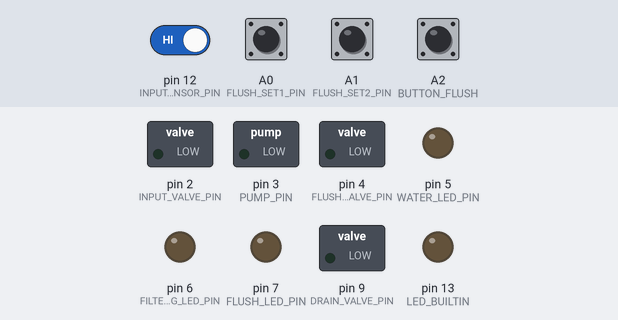
A sketch run on a simulated Arduino Uno, built with avr-gcc and run on an emulated ATmega328P. On the bench: switched loads named in the sketch (green lamp = pin HIGH), output pins drawn as LEDs (lit = HIGH). Dashed ring = blinking. Inputs (shaded band) come from the test bench; at power-on: A0 (FLUSH_SET1_PIN), A1 (FLUSH_SET2_PIN), A2 (BUTTON_FLUSH), pin 12 (INPUT_PRESSURE_SENSOR_PIN) HIGH.

Above: at 3.7 s.
3.8 s: pin 12 (INPUT_PRESSURE_SENSOR_PIN) driven LOW
At 4.9 s:
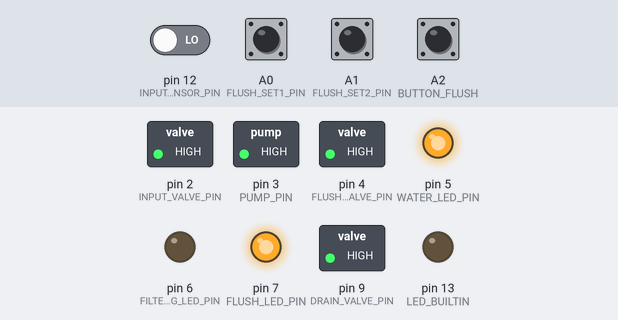
5.3 s: pin 12 (INPUT_PRESSURE_SENSOR_PIN) driven HIGH
At 6.0 s:
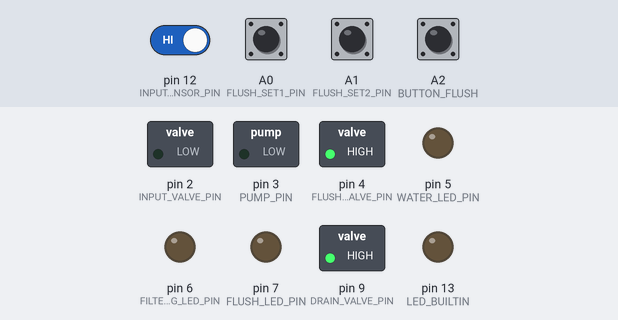
At 9.1 s:
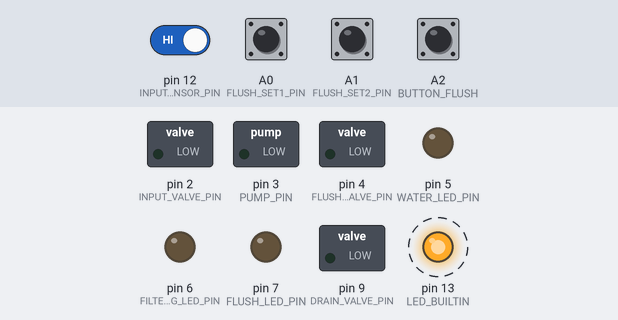
Timing chart, 0 to 14.3 s (numbered marks = the images above; inputs shaded):
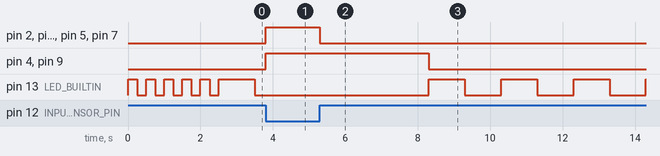

Measured:
- after the input at 3.8 s, pin 2 (INPUT_VALVE_PIN), pin 3 (PUMP_PIN), pin 4 (FLUSH_VALVE_PIN), pin 5 (WATER_LED_PIN), pin 7 (FLUSH_LED_PIN), pin 9 (DRAIN_VALVE_PIN): LOW → HIGH at once; pin 13 (LED_BUILTIN): stays LOW (without the input it goes to HIGH after 0.70 s)
- after the input at 5.3 s, pin 2 (INPUT_VALVE_PIN), pin 3 (PUMP_PIN), pin 5 (WATER_LED_PIN), pin 7 (FLUSH_LED_PIN): HIGH → LOW at once; pin 4 (FLUSH_VALVE_PIN), pin 9 (DRAIN_VALVE_PIN): HIGH → LOW after 3.0 s; pin 13 (LED_BUILTIN): alternates HIGH for 1.0 s and LOW for 1.0 s, starting after 3.0 s

The sketch:

RO_controller.ino
```cpp
/*
-------------------------------
RO-filter_control_v0.6
@Pivovarov Maxim
25/03/2024
Arduino_mini_pro
-------------------------------
*/

const int INPUT_PRESSURE_SENSOR_PIN = 12; // LOW if water is available
const int OUTPUT_PRESSURE_SENSOR_PIN = 11; // HIGH if the tank is full
const int FLUSH_SET1_PIN = A0;
const int FLUSH_SET2_PIN = A1;
const int BUTTON_FLUSH = A2; // active LOW
// For all outputs, active is HIGH
const int INPUT_VALVE_PIN = 2;
const int FLUSH_VALVE_PIN = 4;
const int DRAIN_VALVE_PIN = 9;
const int PUMP_PIN = 3;
const int FILTERING_LED_PIN = 6;
const int FLUSH_LED_PIN = 7;
const int WATER_LED_PIN = 5;


const unsigned long FLUSH_PERIOD_6_HOURS = 6UL * 60UL * 60UL * 1000UL;   // 6 hours in milliseconds
const unsigned long FLUSH_PERIOD_12_HOURS = 12UL * 60UL * 60UL * 1000UL; // 12 hours in milliseconds
const unsigned long FLUSH_PERIOD_24_HOURS = 24UL * 60UL * 60UL * 1000UL; // 24 hours in milliseconds


const int FLUSH_DELAY = 15*1000; // duration of periodic flushing
const int PREFLUSH_DELAY = 10*1000; // duration of pre-production flushing
const int POSTFLUSH_DELAY = 10*1000; // duration of post-production flushing
const int POSTDREIN_DELAY = 5*1000; // duration of permeate pressure release
const int PREDRAINE_DELAY = 30*1000; // duration of initial permeate release
const int PRESSURE_RELEASE_DELAY = 3*1000; // duration of pressure release after pump shutdown
const int HYSTERESIS = 10*1000; // duration of operation after tank full sensor triggers
const int BOOT_FLASH = 5; // boot delay, 1 flash 0.25+0.25 seconds

unsigned long previousFlash = 0;
unsigned long lastFlushTime = 0;
unsigned long flushPeriod = 0;
// bool waterInput = 0 // Instead of a variable, use the WATER_LED_PIN port; if water is available, then HIGH (on)


// Function declarations
void setFlushPeriod();
void startWaterPreparation();
void flushMembrane();
bool checkInputPressure();
void delayWithoutBlocking(unsigned long ms);


void setup() {

  // Pressure sensors
  pinMode(INPUT_PRESSURE_SENSOR_PIN, INPUT_PULLUP);
  pinMode(OUTPUT_PRESSURE_SENSOR_PIN, INPUT_PULLUP);
  // Jumpers and flush button
  pinMode(FLUSH_SET1_PIN, INPUT_PULLUP);
  pinMode(FLUSH_SET2_PIN, INPUT_PULLUP);
  pinMode(BUTTON_FLUSH, INPUT_PULLUP);
  // Valves and pump
  pinMode(INPUT_VALVE_PIN, OUTPUT);
  pinMode(FLUSH_VALVE_PIN, OUTPUT);
  pinMode(DRAIN_VALVE_PIN, OUTPUT);
  pinMode(PUMP_PIN, OUTPUT);
  // Status indicators
  pinMode(FILTERING_LED_PIN, OUTPUT);
  pinMode(FLUSH_LED_PIN, OUTPUT);
  pinMode(WATER_LED_PIN, OUTPUT);

  pinMode(LED_BUILTIN, OUTPUT);

  // Set all outputs to LOW
  digitalWrite(INPUT_VALVE_PIN, LOW);
  digitalWrite(FLUSH_VALVE_PIN, LOW);
  digitalWrite(DRAIN_VALVE_PIN, LOW);
  digitalWrite(PUMP_PIN, LOW);
  digitalWrite(FILTERING_LED_PIN, LOW);
  digitalWrite(FLUSH_LED_PIN, LOW);
  digitalWrite(WATER_LED_PIN, LOW);

  for (int i = 0; i<BOOT_FLASH; i++){
    digitalWrite (LED_BUILTIN, HIGH);
    delay(250);
    digitalWrite (LED_BUILTIN, LOW);
    delay(250);
  }
}

void loop() {
  // Check jumper settings
  setFlushPeriod();


  // Sit here and blink LED_BUILTIN while there is no water
  while (digitalRead(INPUT_PRESSURE_SENSOR_PIN)){
    digitalWrite(WATER_LED_PIN, LOW);
    unsigned long currentMillis = millis();

    if (currentMillis - previousFlash >= 1000) {
        previousFlash = currentMillis;
        int ledState = digitalRead(LED_BUILTIN);
        digitalWrite(LED_BUILTIN, !ledState);
    }

  }


  // On first start or if water appears
  if (!digitalRead(WATER_LED_PIN) && (!digitalRead(INPUT_PRESSURE_SENSOR_PIN))){
    digitalWrite(WATER_LED_PIN, HIGH);
    digitalWrite(LED_BUILTIN, LOW);
	  flushMembrane(); // Start flushing
  }


  // If it's time for flushing and water is available
  if (flushPeriod && (millis() - lastFlushTime >= flushPeriod) && digitalRead(WATER_LED_PIN) && (!digitalRead(INPUT_PRESSURE_SENSOR_PIN))) {
    flushMembrane(); // Start flushing
  }


  // Flush button pressed
  if (!digitalRead(BUTTON_FLUSH) && digitalRead(WATER_LED_PIN) && !digitalRead(INPUT_PRESSURE_SENSOR_PIN)){
	  flushMembrane(); // Start flushing
  }


  // If the tank is empty and water is available
  if (digitalRead(WATER_LED_PIN) && (!digitalRead(OUTPUT_PRESSURE_SENSOR_PIN))){
	  startWaterPreparation(); // Start filtration
  }

}


// Check jumpers and set flushing time
void setFlushPeriod() {
  bool set1 = !digitalRead(FLUSH_SET1_PIN);
  bool set2 = !digitalRead(FLUSH_SET2_PIN);

  if (set1 && !set2) {
    flushPeriod = FLUSH_PERIOD_6_HOURS;
  } else if (!set1 && set2) {
    flushPeriod = FLUSH_PERIOD_12_HOURS;
  } else if (set1 && set2) {
    flushPeriod = FLUSH_PERIOD_24_HOURS;
  } else {
    flushPeriod = 0; // No flushing if no jumpers are set
  }
}


// Filtration function
void startWaterPreparation() {
	// Turn on the "filtration" indicator
	digitalWrite(FILTERING_LED_PIN, HIGH);
	// Open all valves and turn on the pump
  digitalWrite(INPUT_VALVE_PIN, HIGH);
  digitalWrite(FLUSH_VALVE_PIN, HIGH);
  digitalWrite(DRAIN_VALVE_PIN, HIGH);
  digitalWrite(PUMP_PIN, HIGH);
	// Pre-flushing
  delayWithoutBlocking(PREFLUSH_DELAY);
	// After the first delay, close the flush valve
  digitalWrite(FLUSH_VALVE_PIN, LOW);
	// Let the initial permeate drain
  delayWithoutBlocking(PREDRAINE_DELAY);
	// Close the permeate drain valve
  digitalWrite(DRAIN_VALVE_PIN, LOW);
  // Wait for the tank to fill
  while (!digitalRead(OUTPUT_PRESSURE_SENSOR_PIN) && (digitalRead(WATER_LED_PIN))) {
	  // Check input pressure
    if (checkInputPressure()){
      return;
	  }
  }
  // Increase pressure for hysteresis
  delayWithoutBlocking(HYSTERESIS);
	// Finish filtration with flushing if available
  if (digitalRead(WATER_LED_PIN)){
    digitalWrite(FLUSH_VALVE_PIN, HIGH);
	  // Flush
    delayWithoutBlocking(POSTFLUSH_DELAY);
	  // Turn off the pump and close the input valve
    digitalWrite(PUMP_PIN, LOW);
    digitalWrite(INPUT_VALVE_PIN, LOW);
    // Wait for pressure release on the input
	  delayWithoutBlocking(PRESSURE_RELEASE_DELAY);
	  // Close the flush valve
    digitalWrite(FLUSH_VALVE_PIN, LOW);
    // Reset periodic flush timer
    lastFlushTime = millis();
    // Turn off the "filtration" indicator and exit
    digitalWrite(FILTERING_LED_PIN, LOW);
  }
}


// Membrane flushing function
void flushMembrane() {
  // Turn on the "flushing" indicator
  digitalWrite(FLUSH_LED_PIN, HIGH);
  // Open all valves and start the pump
  digitalWrite(INPUT_VALVE_PIN, HIGH);
  digitalWrite(FLUSH_VALVE_PIN, HIGH);
  digitalWrite(DRAIN_VALVE_PIN, HIGH);
  digitalWrite(PUMP_PIN, HIGH);
  // Flushing
  delayWithoutBlocking(FLUSH_DELAY);
  // Close valves and turn off the pump
  digitalWrite(PUMP_PIN, LOW);
  digitalWrite(INPUT_VALVE_PIN, LOW);
  digitalWrite(DRAIN_VALVE_PIN, LOW);
  // Wait for pressure release on the input
  delayWithoutBlocking(PRESSURE_RELEASE_DELAY);
  // Close the flush valve
  digitalWrite(FLUSH_VALVE_PIN, LOW);
  // Reset periodic flush timer
  lastFlushTime = millis();
  digitalWrite(FLUSH_LED_PIN, LOW);
}

// Function to check pressure and protect the pump
bool checkInputPressure() {
  if (digitalRead(INPUT_PRESSURE_SENSOR_PIN)) {  // If water pressure is lost, start pump protection procedure
    digitalWrite(PUMP_PIN, LOW);
    digitalWrite(INPUT_VALVE_PIN, LOW);
    digitalWrite(WATER_LED_PIN, LOW);
    digitalWrite(FILTERING_LED_PIN, LOW);
    digitalWrite(FLUSH_LED_PIN, LOW);
    // Open flush and drain valves to release pressure
    digitalWrite(FLUSH_VALVE_PIN, HIGH);
    digitalWrite(DRAIN_VALVE_PIN, HIGH);
    // Wait for pressure release
	  delay(PRESSURE_RELEASE_DELAY);
	  // Close flush and drain valves
    digitalWrite(FLUSH_VALVE_PIN, LOW);
    digitalWrite(DRAIN_VALVE_PIN, LOW);
	  return true;
  }
  return false;
}

void delayWithoutBlocking(unsigned long ms) {
  unsigned long start = millis();
  while ((digitalRead(WATER_LED_PIN)) && (millis() - start < ms)) {
	  if (checkInputPressure()){ // Check pressure during waiting
    break;
	  }
  }
}
```
